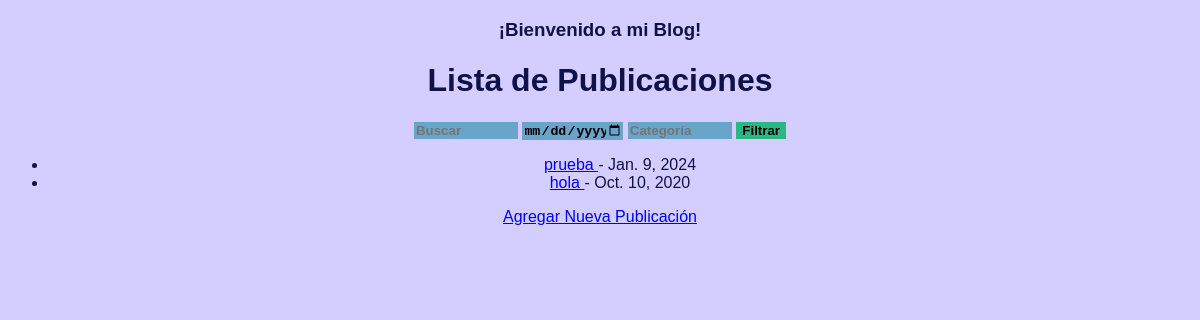
Before: / with the older database file.
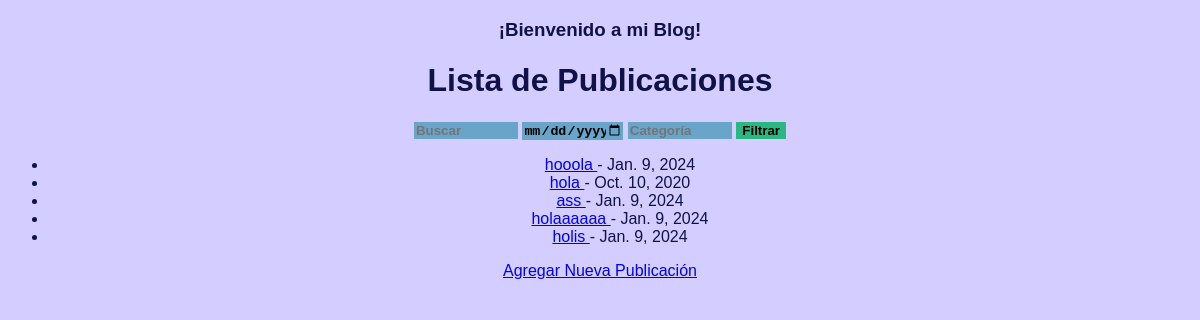
After: the same page with the newer database file.
### blog/models.py (models this page shows, shortened)
class Publicacion(models.Model):
    titulo = models.CharField(max_length=200)
    contenido = models.TextField()
    fecha_publicacion = models.DateField()
    categoria = models.CharField(max_length=100)
    autor = models.CharField(max_length=100)

### blog/views.py (the view)
# urls.py: path('', views.lista_publicaciones, name='inicio'),  # Ruta raíz que apunta a la vista lista_publicaciones
def lista_publicaciones(request):
    publicaciones = Publicacion.objects.all()
    fecha_publicacion = request.GET.get('fecha_publicacion')
    categoria = request.GET.get('categoria')
    if fecha_publicacion:
        publicaciones = publicaciones.filter(fecha_publicacion=fecha_publicacion)
    if categoria:
        publicaciones = publicaciones.filter(categoria__icontains=categoria)
    query = request.GET.get('q')
    if query:
        publicaciones = publicaciones.filter(
            Q(titulo__icontains=query) | Q(contenido__icontains=query)
        )
    paginator = Paginator(publicaciones, 10)  # 10 publicaciones por página
    page_number = request.GET.get('page')
    page_obj = paginator.get_page(page_number)
    return render(request, 'blog/lista_publicaciones.html', {
        'page_obj': page_obj,
        'query': query,
        'categoria': categoria,
        'fecha_publicacion': fecha_publicacion,
        })

### blog/templates/blog/lista_publicaciones.html (shortened to what this page needs)
<!DOCTYPE html>
<html>
<head>
</head>
<body>
    <h3>¡Bienvenido a mi Blog!</h3>
    <h1>Lista de Publicaciones</h1>
    <form method="GET">
        <input type="text" name="q" placeholder="Buscar">
        <input type="date" name="fecha_publicacion">
        <input type="text" name="categoria" placeholder="Categoría">
        <button type="submit">Filtrar</button>
    </form>
    <ul>
        {% for publicacion in page_obj %}
        <li>
            <a href="{% url 'detalle_publicacion' publicacion.pk %}">
                {{ publicacion.titulo }}
            </a> - {{ publicacion.fecha_publicacion }}
        </li>
    {% endfor %}
    </ul>
    <div class="action-links">
        <a href="{% url 'agregar_publicacion' %}">Agregar Nueva Publicación</a>
    </div>
</body>
</html>

### blog/templates/blog/lista_publicaciones.html (style rules this page uses)
body { font-family: Verdana, Geneva, Tahoma, sans-serif; color: #101148; background-color: #d4cdff; text-align: center; }
input { width: 100px; border: none; font-weight: bold; color: black; background-color: #69a4c9; }
button { border: none; background: #29b881; font-weight: bold; }

Changed rows visible on the page:
changed Publicacion: titulo "prueba" → "hooola"
added Publicacion: titulo "ass", fecha_publicacion "Jan. 9, 2024"
added Publicacion: titulo "holaaaaaa", fecha_publicacion "Jan. 9, 2024"
added Publicacion: titulo "holis", fecha_publicacion "Jan. 9, 2024"
